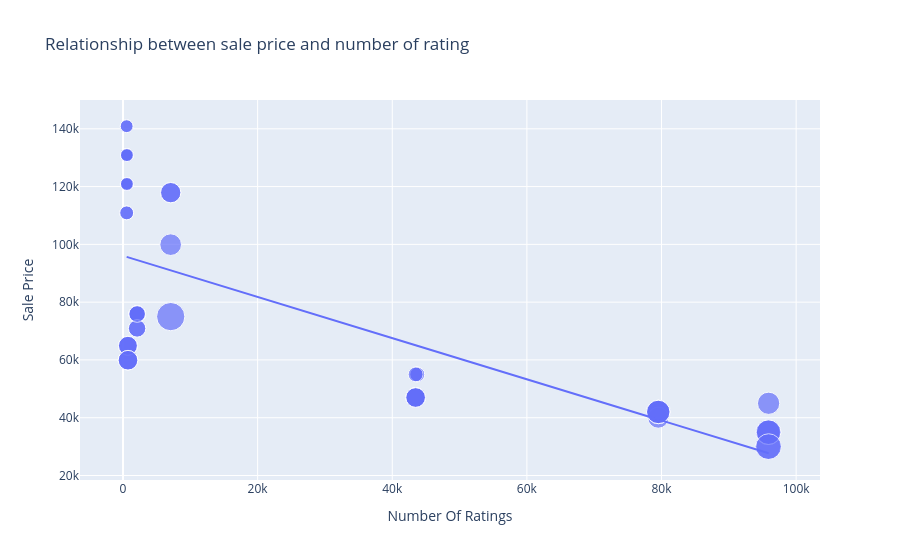

Notebook cell for this chart:
### Code cell
# Creating a scatter plot to show relationship between number of ratings and sale price
# x = Number of Ratings, y = Sale Price
# size = bubble size based on Discount Percentage
# trendline = "ols" adds a straight line showing the overall trend
figure = px.scatter(data_frame=data, x="Number Of Ratings", y="Sale Price", size="Discount Percentage", trendline="ols",
                    title="Relationship between sale price and number of rating")

# Displaying the chart
figure.show()

### Figure 1 — Plotly figure (JSON) as saved in the notebook; plotly's stock layout.template omitted (floating-point values rounded to 4 significant figures)
{"data": [{"hovertemplate": "Number Of Ratings=%{x}<br>Sale Price=%{y}<br>Discount Percentage=%{marker.size}<extra></extra>", "legendgroup": "", "marker": {"color": "#636efa", "size": [0, 0, 0, 0, 0, 0, 0, 0, 0, 20, 16, 20, 20, 20, 0, 0, 0, 0, 29, 15, 0, 15, 17, 18, 6, 6, 13, 6, 14, 10, 7, 6, 6, 13, 13, 10, 10, 6, 14, 6, 10, 6, 11, 11, 10, 14, 7, 6, 6, 6, 8, 8, 24, 22, 22, 22, 8, 24, 14, 14, 14, 14], "sizemode": "area", "sizeref": 0.0725, "symbol": "circle"}, "mode": "markers", "name": "", "orientation": "v", "showlegend": false, "type": "scatter", "x": [3431, 3431, 3431, 11202, 11202, 3431, 3431, 11202, 1454, 79512, 79512, 79582, 79512, 79512, 1078, 1078, 1078, 1078, 7088, 7088, 1078, 7088, 7081, 95909, 542, 580, 740, 545, 740, 2101, 545, 580, 580, 730, 730, 2101, 2101, 580, 740, 580, 2092, 545, 2101, 2092, 2101, 740, 545, 580, 580, 580, 43707, 43707, 95807, 95909, 95807, 95909, 43470, 95909, 43470, 43470, 43470, 43470], "xaxis": "x", "y": [49900, 84900, 84900, 77000, 77000, 49900, 49900, 77000, 89900, 41999, 39999, 41999, 41999, 41999, 131900, 117100, 131900, 117100, 74999, 117900, 117100, 117900, 99900, 44999, 140900, 130900, 64900, 120900, 59900, 75900, 110900, 130900, 120900, 64900, 64900, 75900, 75900, 120900, 59900, 120900, 75900, 140900, 70900, 70900, 75900, 59900, 110900, 120900, 130900, 130900, 54999, 54999, 29999, 34999, 34999, 34999, 54999, 29999, 46999, 46999, 46999, 46999], "yaxis": "y"}, {"hovertemplate": "<b>OLS trendline</b><br>Sale Price = -0.712783 * Number Of Ratings + 96054.8<br>R<sup>2</sup>=0.492139<br><br>Number Of Ratings=%{x}<br>Sale Price=%{y} <b>(trend)</b><extra></extra>", "legendgroup": "", "marker": {"color": "#636efa", "symbol": "circle"}, "mode": "lines", "name": "", "showlegend": false, "type": "scatter", "x": [542, 545, 545, 545, 545, 580, 580, 580, 580, 580, 580, 580, 580, 730, 730, 740, 740, 740, 740, 1078, 1078, 1078, 1078, 1078, 1454, 2092, 2092, 2101, 2101, 2101, 2101, 2101, 3431, 3431, 3431, 3431, 3431, 7081, 7088, 7088, 7088, 11202, 11202, 11202, 43470, 43470, 43470, 43470, 43470, 43707, 43707, 79512, 79512, 79512, 79512, 79582, 95807, 95807, 95909, 95909, 95909, 95909], "xaxis": "x", "y": [95670.0, 95670.0, 95670.0, 95670.0, 95670.0, 95640.0, 95640.0, 95640.0, 95640.0, 95640.0, 95640.0, 95640.0, 95640.0, 95530.0, 95530.0, 95530.0, 95530.0, 95530.0, 95530.0, 95290.0, 95290.0, 95290.0, 95290.0, 95290.0, 95020.0, 94560.0, 94560.0, 94560.0, 94560.0, 94560.0, 94560.0, 94560.0, 93610.0, 93610.0, 93610.0, 93610.0, 93610.0, 91010.0, 91000.0, 91000.0, 91000.0, 88070.0, 88070.0, 88070.0, 65070.0, 65070.0, 65070.0, 65070.0, 65070.0, 64900.0, 64900.0, 39380.0, 39380.0, 39380.0, 39380.0, 39330.0, 27770.0, 27770.0, 27690.0, 27690.0, 27690.0, 27690.0], "yaxis": "y"}], "layout": {"legend": {"itemsizing": "constant", "tracegroupgap": 0}, "title": {"text": "Relationship between sale price and number of rating"}, "xaxis": {"anchor": "y", "domain": [0, 1], "title": {"text": "Number Of Ratings"}}, "yaxis": {"anchor": "x", "domain": [0, 1], "title": {"text": "Sale Price"}}}}
